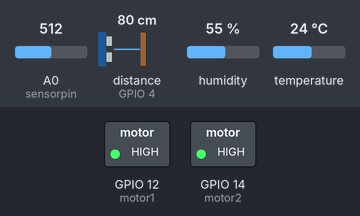
A sketch run on a simulated ESP8266 (NodeMCU). Parts: switched loads named in the sketch (green lamp = pin HIGH). Wiring (inferred from the names in the program): ultrasonic range finder: trigger GPIO 5; echo GPIO 4. Inputs (shaded band) come from the test bench; at power-on: A0 (sensorpin) = 512, distance to the obstacle (sensor on GPIO 4) 80 cm, humidity 55 %, temperature 24 °C. The echo pulse lasts 58.3 µs per cm; WiFi joins after 1.5 s; servers stay silent unless stated; pins used as bus, display or sensor lines are not drawn; what the sketch prints to the serial monitor is not drawn.

Above: at 16.2 s.
16.3 s: A0 (sensorpin) set to 755
18.6 s: A0 (sensorpin) set to 770
At 21.2 s:
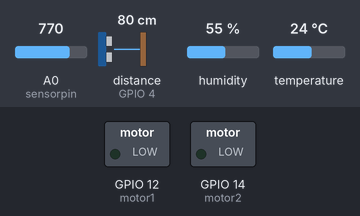
22.3 s: A0 (sensorpin) set to 716
At 25.3 s:
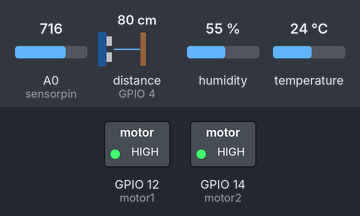
Timing chart, 0 to 26.7 s (numbered marks = the images above; inputs shaded):
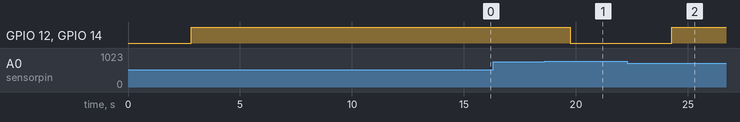

Measured:
- the behaviour switches between 762 and 763 on A0 (sensorpin) (found by bisection; images 0 and 1)
- after the input at 16.3 s, every drawn part: stays the same
- after the input at 18.6 s, GPIO 12 (motor1), GPIO 14 (motor2): HIGH → LOW after 1.2 s
- after the input at 22.3 s, GPIO 12 (motor1), GPIO 14 (motor2): LOW → HIGH after 2.0 s

The sketch:

Smart_irrigation_system.ino
```cpp
#include "DHTesp.h"
#include <ESP8266WiFi.h>
#include <BlynkSimpleEsp8266.h>
#define BLYNK_PRINT Serial

//
//
const char ssid[] = "Samsungs10";
const char pass[] = "nepal123";
const char auth[] = "0qe4KEWPCduWBcZ-hKBiA2JWNdtLU5jz";


//Initializing Rain sensor

int sensorpin=A0;

int sensorvalue=0;
int outputvalue=0;


int trigPin = 5;
int echoPin = 4;
int pingTravelTime;
int distance=0;
int inches = 0;

int motor2 = 14;
int motor1 = 12;


DHTesp dht;
BlynkTimer timer;


void setup()
{
  Serial.begin(115200);
  Serial.println();
  Serial.println("Status\tHumidity (%)\tTemperature (C)");
  dht.setup(2, DHTesp::DHT22);
//  pinMode(outputPin, OUTPUT);
  pinMode(trigPin,OUTPUT);
  pinMode(echoPin,INPUT);

  pinMode(motor2,OUTPUT);

  pinMode(motor1,OUTPUT);


  Blynk.begin(auth,ssid,pass);
  Blynk.notify("weather station ready to go!!!");
  Blynk.syncAll(); // Connect DHT sensor to GPIO 5

  timer.setInterval(1000L, myTimerEvent);
}


void loop()
{

   myTimerEvent();
   soilMoisture();
   distanceChecker();

   Blynk.run();//  Running Blynk app
  timer.run(); // Initiates BlynkTimer
}


long readUltrasonicDistance(int tx, int rx) {

  digitalWrite(tx,LOW);
  delayMicroseconds(10);
  digitalWrite(tx,HIGH);
  delayMicroseconds(10);
  digitalWrite(tx,LOW);
  pingTravelTime = pulseIn(rx,HIGH);
  return pingTravelTime;
}

void distanceChecker()
{

   distance = 0.01723*(readUltrasonicDistance(5,4)/2);

  Serial.println("Distance is : ");
  Serial.print(distance);
  Serial.print("cm");
  delay(100);
}


void soilMoisture()
{
  sensorvalue=analogRead(sensorpin);
  outputvalue=map(sensorvalue,0,1023,0,100); //100,0
  delay(1000);

  if(outputvalue>74)
  {
       Serial.println("water your plant: ");
       Serial.print(outputvalue);
      Blynk.notify("water your plant");
      digitalWrite(motor1,LOW);
      digitalWrite(motor2,LOW);


  }
  else if(outputvalue<45)
  {
       Serial.println("soil is wet enough to water: ");
         Blynk.notify("soil is wet enough to water");
       Serial.print(outputvalue);
       digitalWrite(motor1,HIGH);
      digitalWrite(motor2,HIGH);
//      digitalWrite(16,LOW);
//      digitalWrite(4,HIGH);


  }
  else
  {
      Serial.println("soil is in normal condition");
         Blynk.notify("soil is in normal condition");
         digitalWrite(motor1,HIGH);
      digitalWrite(motor2,HIGH);
       Serial.print(outputvalue);
  }
}


void myTimerEvent(){
  float humidity = dht.getHumidity();
  float temperature = dht.getTemperature();

  Serial.print("Temperature: ");
  Serial.print(temperature, 1);
  Serial.print(" celcius, Humidity: ");
  Serial.print(humidity, 1);

//  rainValue = analogRead(rainSensor);//Reading data from rain sensor
//  Serial.print(" %, Rain: ");
//  Serial.println(rainValue);
//
//if (rainValue>=700){
//digitalWrite(outputPin, LOW);
//  }
//  else{
//  Blynk.notify("Huge rainfall is detected!!!");
//  Serial.print("rain is detected");
//  digitalWrite(outputPin, HIGH);
//  }

Blynk.virtualWrite(V0, temperature);
Blynk.virtualWrite(V1, outputvalue);
Blynk.virtualWrite(V2, humidity);
Blynk.virtualWrite(V3, distance);
//Blynk.virtualWrite(V4, rainValue);
  }
```
